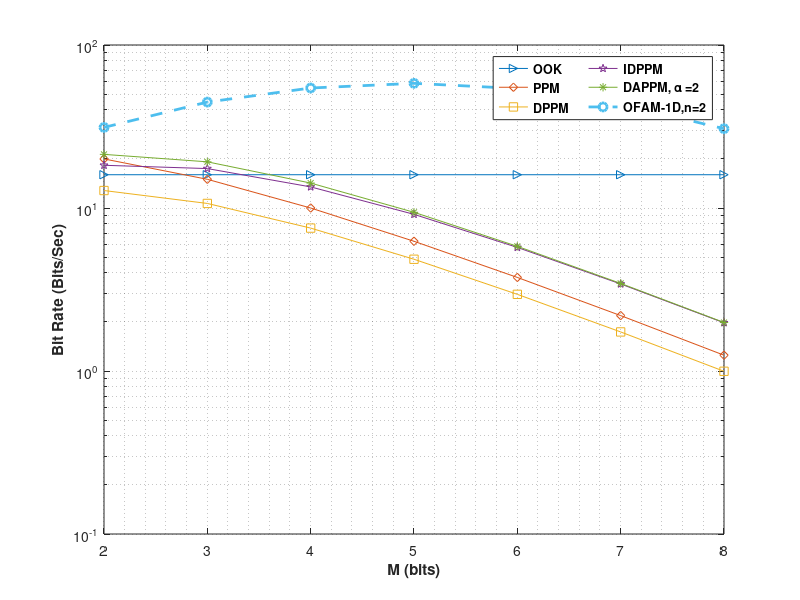
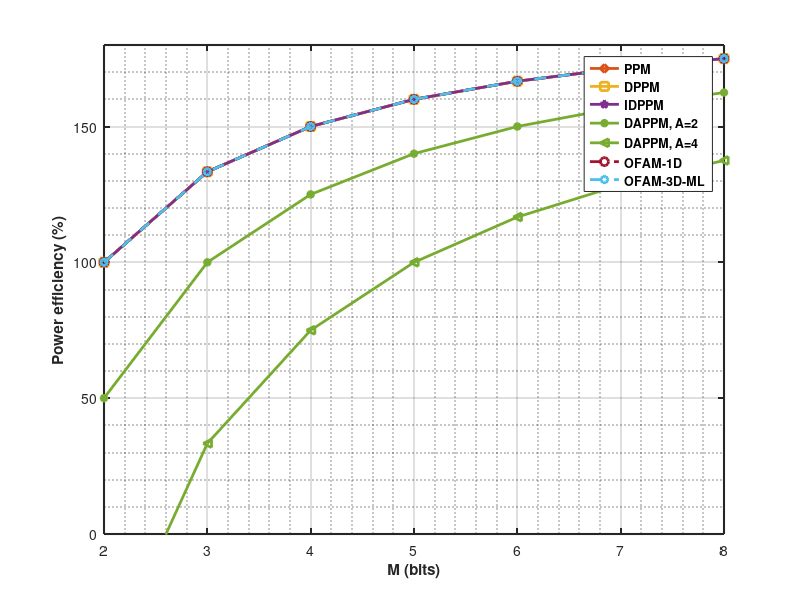

The MATLAB script that drew these images, in order:
clc;clear;close all; 

R_ook = 16;
R_ppm = 40;
R_dppm = 16;
R_dappm = 16;
R_idppm = 32;
R_vcd = 40;
RL1 = 320;
%RL2 = 320;

Rmax = R_ook;
A = 2;
e = 1;
e2 = 4;
n = 2;

x1 = 2;
x2 = 3;
x3 = 4;

F_ook = zeros(1,7);
F_ppm = zeros(1,7);
F_dppm = zeros(1,7);
F_dappm = zeros(1,7);
F_idppm = zeros(1,7);
F_new = zeros(1,7);
F_vcd_dppm1 = zeros(1,7);
F_vcd_dppm2 = zeros(1,7);
F_vcd_dppm3 = zeros(1,7);
F_vcd_dppm4 = zeros(1,7);
F_ofam_1d = zeros(1,7);
F_ofam_1d_2 = zeros(1,7);
F_ofam_3d_1 = zeros(1,7);
F_ofam_3d_2 = zeros(1,7);
F_ofam_3d_ML = zeros(1,7);

P_dppm = zeros(1,7);
P_dappm = zeros(1,7);
P_dappm_2 = zeros(1,7);
P_ofam_3d_ml = zeros(1,7);

for m = 2:8
    F_ook(1,m-1) = R_ook;
    F_ppm(1,m-1) = (R_ppm*m)/(2^m);
    F_dppm(1,m-1) = (2*R_dppm*m)/((2^m)+1);
    F_idppm(1,m-1) = (2*R_idppm*m)/((2^m)+3);
    F_dappm(1,m-1) = (2*A*R_dappm*m)/((2^m)+A);
    
    F_ofam_1d(1,m-1) = (2*m*RL1)/((2*(ceil(RL1/Rmax)-1))+1+((2^m)/n));
    F_ofam_1d_2(1,m-1) = (2*m*RL1)/((2*(ceil(RL1/Rmax)-1))+1+((2^m)/4));

    F_ofam_3d_1(1,m-1) = (2*(e*n)*m*RL1)/((2^m)+(e*n));
    %F_ofam_3d_2(1,m-1) = (2*(e*n)*m*RL2)/((2^m)+(e*n));

    F_ofam_3d_ML(1,m-1) = (2*e2*n*m*RL1)/((2^m)+(e*n));
    
    P_dppm(1,m-1) = (1+ ((m-2)/m))*100;
    P_dappm(1,m-1) = (1+ ((m-A-1)/m))*100;
    P_dappm_2(1,m-1) = (1+ ((m-4-1)/m))*100;
    %P_ofam_3d_ml(1,m-1) = (1+(((m*2^m)/2)-(2^m/4)-(x1*2^m/4)-(x2*2^m/4)-(x3*2^m/4))/(m*2^m)/2)*100;
end

m = 2:8;
figure;
semilogy(m,F_ook,'->',...
    m,F_ppm,'-d',...
    m,F_dppm,'-s',...
    m,F_idppm,'-p',...
    m,F_dappm,'-*',...
    m,F_ofam_1d,'--o','lineWidth',2)
xlabel('M (bits)', 'FontSize', 11,'FontWeight','bold');
ylabel('Bit Rate (Bits/Sec)', 'FontSize', 11,'FontWeight','bold');
legend('OOK','PPM','DPPM','IDPPM','DAPPM, \alpha =2',...
    'OFAM-1D,n=2',...
    'Location','Best', 'FontSize', 9,'NumColumns',2,'FontWeight','bold')
grid minor
%ylim ([1,5000]);


f2=figure;
axes2 = axes('Parent',f2);
hold(axes2,'on');
box(axes2,'on');
set(axes2,'LineWidth',1.5,'YMinorGrid','on');
plot(m,P_dppm,'-d','color',[0.8500 0.3250 .0980],'lineWidth',2)
hold on
plot(m,P_dppm,'-s','color',[0.9290 0.6940 0.1250],'lineWidth',2)
hold on
plot(m,P_dppm,'-p','color',[0.4940 0.1840 .5560],'lineWidth',2)
hold on
plot(m,P_dappm,'-*','color',[0.4660 0.6740 0.1880],'lineWidth',2)
hold on
plot(m,P_dappm_2,'-<','color',[0.4660 0.6740 0.1880],'lineWidth',2)
hold on
plot(m,P_dppm,'--o','color',[0.6350 0.0780 0.1840],'lineWidth',2)
hold on
plot(m,P_dppm,'--h','color',[0.30 0.75 0.93],'lineWidth',2)
grid on
xlabel('M (bits)', 'FontSize', 11,'FontWeight','bold');
ylabel('Power efficiency (%)', 'FontSize', 11,'FontWeight','bold');
legend('PPM','DPPM','IDPPM','DAPPM, A=2','DAPPM, A=4','OFAM-1D','OFAM-3D-ML','Location','Best', 'FontSize', 9,'NumColumns',1,'FontWeight','bold')
ylim ([0,180]);



